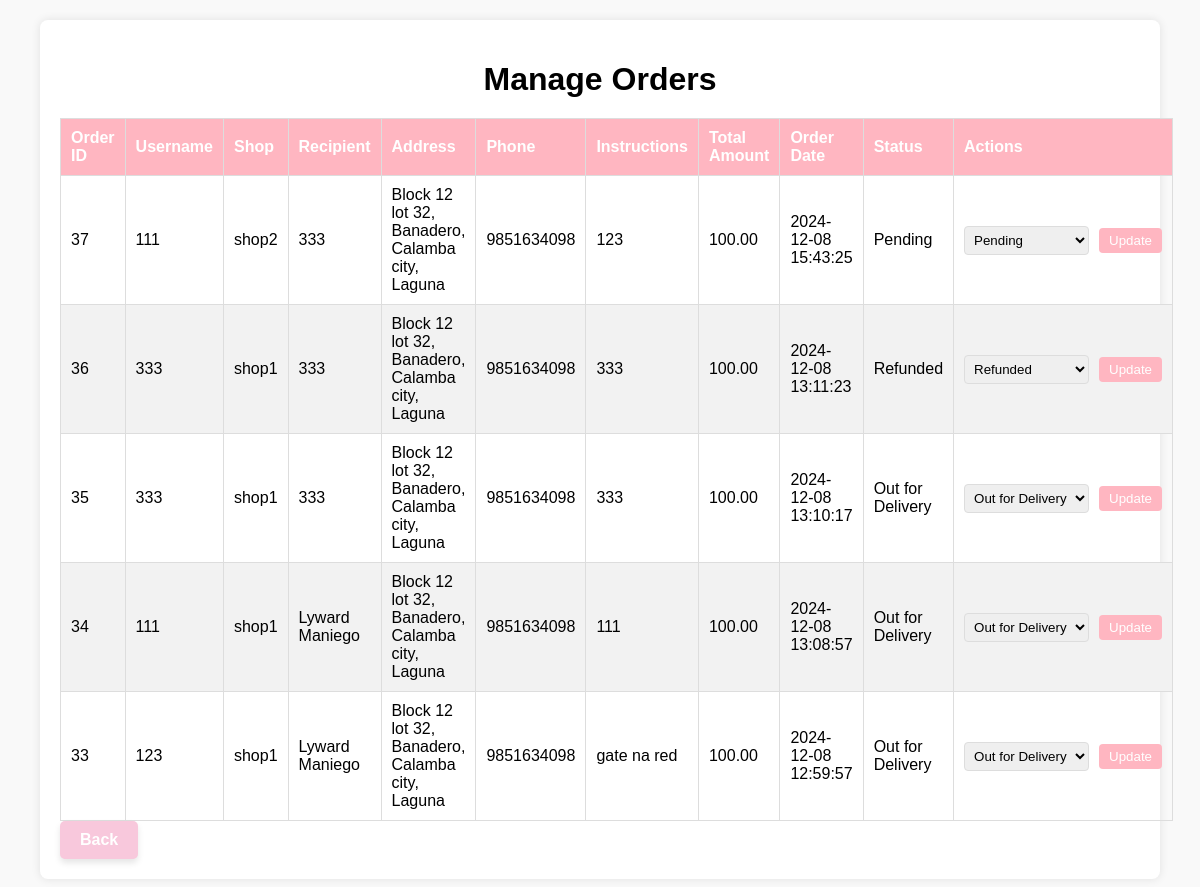
The page /manage_orders.php (signed in) on the database its author committed.
### tables this page shows
CREATE TABLE `orders` (
  `id` int(11) NOT NULL,
  `user_id` int(11) NOT NULL,
  `shop_id` int(11) NOT NULL,
  `recipient_name` varchar(255) NOT NULL,
  `address` varchar(255) NOT NULL,
  `baranggay` varchar(255) NOT NULL,
  `city` varchar(255) NOT NULL,
  `province` varchar(255) NOT NULL,
  `phone_number` varchar(15) NOT NULL,
  `special_instructions` text DEFAULT NULL,
  `total_amount` decimal(10,2) NOT NULL,
  `order_date` timestamp NOT NULL DEFAULT current_timestamp(),
  `status` enum('Pending','Processing','Shipped','Out for Delivery','Delivered','Cancelled','On Hold','Returned','Refunded') DEFAULT 'Pending'
);

CREATE TABLE `users` (
  `id` int(11) NOT NULL,
  `lastname` varchar(100) NOT NULL,
  `firstname` varchar(100) NOT NULL,
  `middlename` varchar(100) DEFAULT NULL,
  `email` varchar(150) NOT NULL,
  `password` varchar(255) NOT NULL,
  `created_at` timestamp NOT NULL DEFAULT current_timestamp(),
  `username` varchar(255) NOT NULL,
  `birthday` date DEFAULT NULL,
  `is_admin` tinyint(1) NOT NULL DEFAULT 0
);

CREATE TABLE `shops` (
  `id` int(11) NOT NULL,
  `user_id` int(11) NOT NULL,
  `shop_name` varchar(255) NOT NULL,
  `shop_email` varchar(255) NOT NULL,
  `shop_address` text NOT NULL,
  `shop_phone` varchar(20) NOT NULL,
  `profile_picture` varchar(255) DEFAULT NULL,
  `identity_proof` varchar(255) DEFAULT NULL,
  `business_license` varchar(255) DEFAULT NULL,
  `sales_tax_registration` varchar(255) DEFAULT NULL,
  `valid_id` varchar(255) DEFAULT NULL,
  `created_at` timestamp NOT NULL DEFAULT current_timestamp()
);

### manage_orders.php (the view, shortened to what this page needs)
<?php
require 'db.php';
$query = "
    SELECT
        o.id AS order_id,
        o.user_id,
        o.shop_id,
        u.username,
        s.shop_name,
        o.recipient_name,
        o.address,
        o.baranggay,
        o.city,
        o.province,
        o.phone_number,
        o.special_instructions,
        o.total_amount,
        o.order_date,
        o.status
    FROM orders o
    LEFT JOIN users u ON o.user_id = u.id
    LEFT JOIN shops s ON o.shop_id = s.id
    ORDER BY o.order_date DESC";
$result = $conn->query($query);
?>
<!DOCTYPE html>
<html lang="en">
<head>
    <link rel="stylesheet" href="manage_orders.css">
</head>
<body>
    <div class="container">
        <h1>Manage Orders</h1>
        <table>
            <thead>
                <tr>
                    <th>Order ID</th>
                    <th>Username</th>
                    <th>Shop</th>
                    <th>Recipient</th>
                    <th>Address</th>
                    <th>Phone</th>
                    <th>Instructions</th>
                    <th>Total Amount</th>
                    <th>Order Date</th>
                    <th>Status</th>
                    <th>Actions</th>
                </tr>
            </thead>
            <tbody>
                <?php while ($order = $result->fetch_assoc()) : ?>
                    <tr>
                        <td><?php echo $order['order_id']; ?></td>
                        <td><?php echo htmlspecialchars($order['username']); ?></td>
                        <td><?php echo htmlspecialchars($order['shop_name']); ?></td>
                        <td><?php echo htmlspecialchars($order['recipient_name']); ?></td>
                        <td>
                            <?php
                            echo htmlspecialchars($order['address']) . ', ' .
                                 htmlspecialchars($order['baranggay']) . ', ' .
                                 htmlspecialchars($order['city']) . ', ' .
                                 htmlspecialchars($order['province']);
                            ?>
                        </td>
                        <td><?php echo htmlspecialchars($order['phone_number']); ?></td>
                        <td><?php echo htmlspecialchars($order['special_instructions']); ?></td>
                        <td><?php echo number_format($order['total_amount'], 2); ?></td>
                        <td><?php echo $order['order_date']; ?></td>
                        <td><?php echo htmlspecialchars($order['status']); ?></td>
                        <td>
                        <form method="POST">
                            <select name="status">
                                <option value="Pending" <?php if ($order['status'] == 'Pending') echo 'selected'; ?>>Pending</option>
                                <option value="Out for Delivery" <?php if ($order['status'] == 'Out for Delivery') echo 'selected'; ?>>Out for Delivery</option>
                                <option value="Refunded" <?php if ($order['status'] == 'Refunded') echo 'selected'; ?>>Refunded</option>
                            </select>
                            <button type="submit" name="update_status">Update</button>
                        </form>
                        </td>
                    </tr>
                <?php endwhile; ?>
            </tbody>
        </table>
        <a href="admin_homepage.php" class="Back">Back</a>
    </div>
</body>
</html>

### manage_orders.css (style rules this page uses)
body { font-family: Arial, sans-serif; margin: 0; padding: 0; background-color: #f9f9f9; }
.container { width: 90%; margin: 20px auto; background: #fff; padding: 20px; border-radius: 8px; box-shadow: 0 0 10px rgba(0, 0, 0, 0.1); }
h1 { text-align: center; margin-bottom: 20px; }
table { width: 100%; border-collapse: collapse; margin-top: 10px; }
table th, table td { border: 1px solid #ddd; padding: 10px; text-align: left; }
table th { background-color: lightpink; color: white; }
table tr:nth-child(even) { background-color: #f2f2f2; }
form { display: flex; gap: 10px; align-items: center; }
select { padding: 5px; border: 1px solid #ddd; border-radius: 4px; }
button { padding: 5px 10px; background-color: lightpink; color: white; border: none; border-radius: 4px; cursor: pointer; }

### manage_orders.php (style rules this page uses)
.Back { display: inline-block; background-color: #f8c8dc; color: #fff; text-decoration: none; padding: 10px 20px; border-radius: 5px; font-size: 16px; font-weight: bold; box-shadow: 0 4px 6px rgba(0, 0, 0, 0.1); transition: background-color 0.3s ease, transform 0.2s ease; }

### rows shown on the page
orders: id "37", user.username "111", shop.shop_name "shop2", recipient_name "333", address "Block 12 lot 32", baranggay "Banadero", city "Calamba city", province "Laguna", phone_number "9851634098", special_instructions "123", total_amount "100.00", order_date "2024-12-08 15:43:25", status "Pending"
orders: id "36", user.username "333", shop.shop_name "shop1", recipient_name "333", address "Block 12 lot 32", baranggay "Banadero", city "Calamba city", province "Laguna", phone_number "9851634098", special_instructions "333", total_amount "100.00", order_date "2024-12-08 13:11:23", status "Refunded"
orders: id "35", user.username "333", shop.shop_name "shop1", recipient_name "333", address "Block 12 lot 32", baranggay "Banadero", city "Calamba city", province "Laguna", phone_number "9851634098", special_instructions "333", total_amount "100.00", order_date "2024-12-08 13:10:17", status "Out for Delivery"
orders: id "34", user.username "111", shop.shop_name "shop1", recipient_name "Lyward Maniego", address "Block 12 lot 32", baranggay "Banadero", city "Calamba city", province "Laguna", phone_number "9851634098", special_instructions "111", total_amount "100.00", order_date "2024-12-08 13:08:57", status "Out for Delivery"
orders: id "33", user.username "123", shop.shop_name "shop1", recipient_name "Lyward Maniego", address "Block 12 lot 32", baranggay "Banadero", city "Calamba city", province "Laguna", phone_number "9851634098", special_instructions "gate na red", total_amount "100.00", order_date "2024-12-08 12:59:57", status "Out for Delivery"
